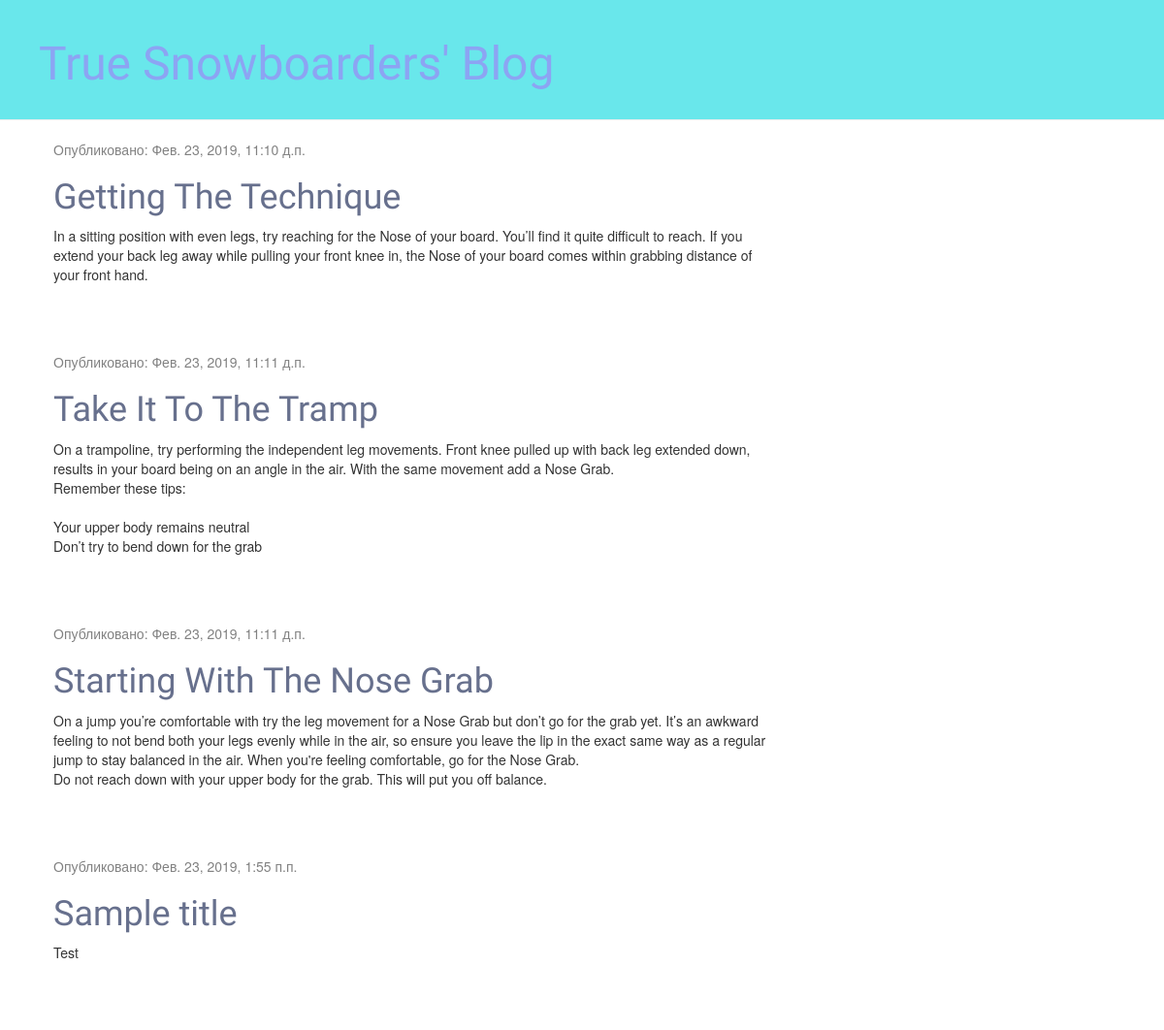
The app's page /, older data.
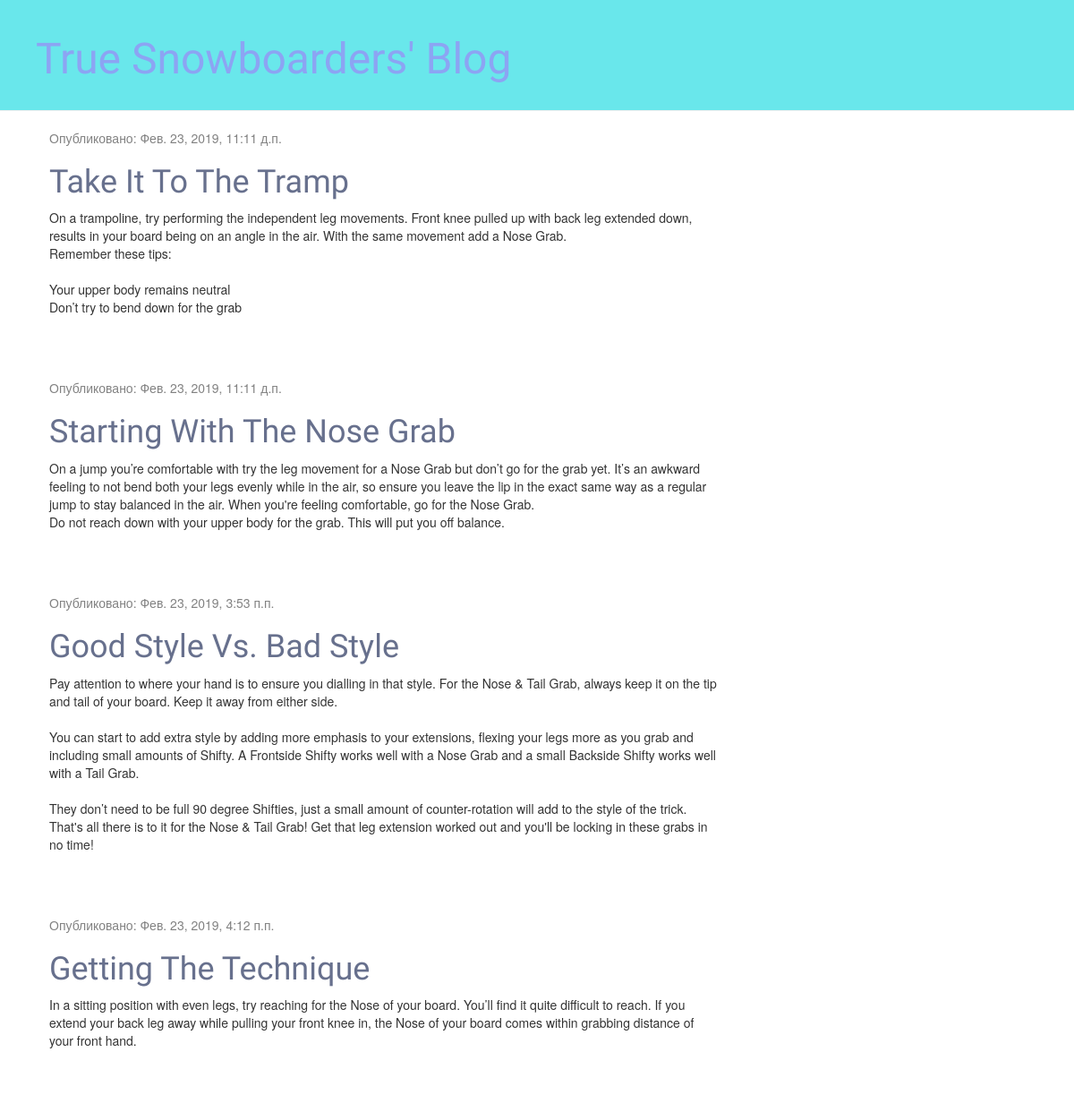
The same page, newer data.
### blog/models.py (models this page shows, shortened)
class Post(models.Model):
    author = models.ForeignKey(settings.AUTH_USER_MODEL, on_delete=models.CASCADE)
    title = models.CharField(max_length=200)
    text = models.TextField()
    created_date = models.DateTimeField(default=timezone.now)
    published_date = models.DateTimeField(blank=True, null=True)
    image = models.TextField()

### blog/views.py (the view)
# urls.py: path('', views.post_list, name='post_list'),
def post_list(request):
    posts = Post.objects.filter(published_date__lte=timezone.now()).order_by('published_date')
    return render(request, 'blog/post_list.html', {'posts': posts})

### blog/templates/blog/post_list.html
{% extends 'blog/base.html' %}
		{% block content %}
            {% for post in posts %}
                <div class="post">
                    <div class="date">
                        <p>Опубликовано: {{ post.published_date }}</p>
                    </div>
                    <h1><a href="{% url 'post_detail' pk=post.pk %}">{{ post.title }}</a></h1>
                    <p>{{ post.text|linebreaksbr }}</p>
                </div>
            {% endfor %}
    {% endblock %}

Row changes from the older to the newer data that the page shows:
removed Post: published_date "Фев. 23, 2019, 1:55 п.п.", title "Sample title", text "Test"
added Post: published_date "Фев. 23, 2019, 3:53 п.п.", title "Good Style Vs. Bad Style", text "Pay attention to where your hand is to ensure you dialling in that style. For the Nose & Tail Grab, always keep it on the tip and tail of your board. Keep it away from either side. You can start to add extra style by adding more emphasis to your extensions, flexing your legs more as you grab and including small amounts of Shifty. A Frontside Shifty works well with a Nose Grab and a small Backside Shifty works well with a Tail Grab. They don’t need to be full 90 degree Shifties, just a small amount of counter-rotation will add to the style of the trick. That's all there is to it for the Nose & Tail Grab! Get that leg extension worked out and you'll be locking in these grabs in no time!"
changed Post "Getting The Technique": published_date "Фев. 23, 2019, 11:10 д.п." → "Фев. 23, 2019, 4:12 п.п."; moves down the list
